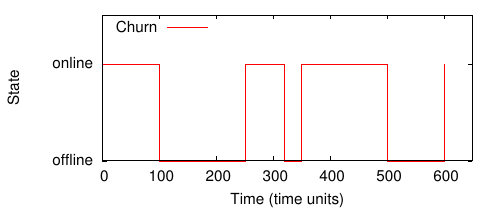

This chart was generated by the following gnuplot code:
set term postscript color eps enhanced 22
set output 'churn-process_perspective.eps'
#load "styles.inc"
set size 1,0.6 



set xlabel "Time (time units)"
set ylabel "State"
set yrange[0:1.5]
set ytics 1	
#set mytics 5
set xrange[0:650]
set xtics 100
set key top left 

#####
# https://stackoverflow.com/questions/35085610/gnuplot-how-to-add-a-non-number-value-on-y-axis
#Fval=-1
#set ytics 0,0.1,1; 
set ytics add ("online" 1);
set ytics add ("offline" 0);
#####

plot "churn-transformed-process_perspective.dat" using 1:2 with steps ls 1 lc rgb "red" title "Churn"

!epstopdf "churn-process_perspective.eps"
!rm "churn-process_perspective.eps"
